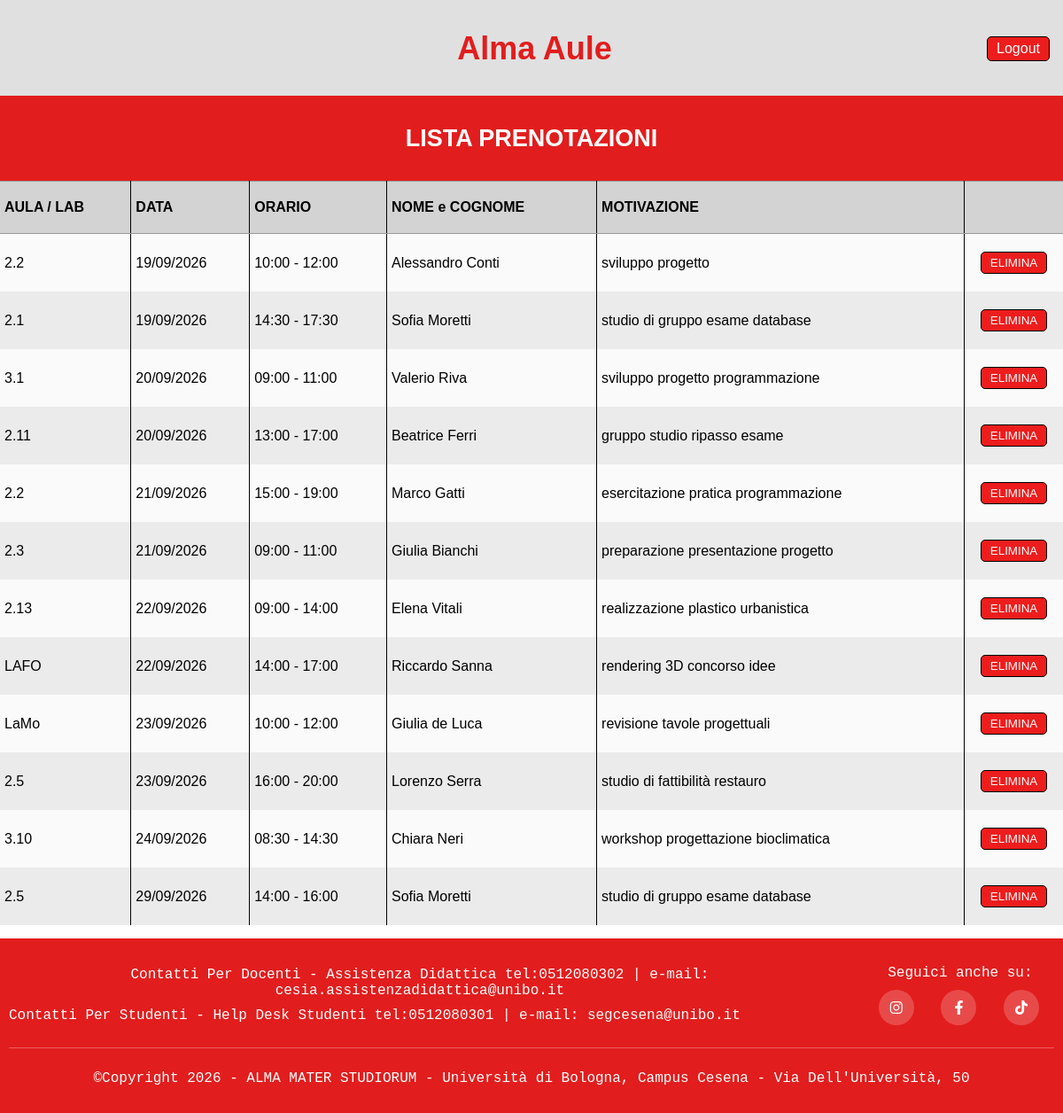
Screenshot of /listaPrenotazioni_admin.php (signed in) with the database file from the repository.
### tables this page shows
create table PRENOTAZIONE (
     codicePre int not null,
     nominativo char(20) not null,
     data date not null,
     oraInizio char(10) not null,
     durata int not null,
     motivazione char(100) not null,
     numeroLab char(5),
     numeroAula char(5),
     constraint ID_PRENOTAZIONE_ID primary key (codicePre));

### listaPrenotazioni_admin.php (called while the page is built, shortened)
<?php
require_once("bootstrap.php");
$templateParams["prenotazioni"] = $dbh->get_prenotazioni_admin();
$templateParams["header"] = "header_pagine.php";
$templateParams["footer"] = "footer.php";
require("template/listaPrenotazioni_admin_base.php");
?>

### db/database.php (called while the page is built, shortened)
<?php
class DatabaseHelper {
    private $db;
    public function __construct($servername, $username, $password, $dbname, $port){
        $this->db = new mysqli($servername, $username, $password, $dbname, $port);
    }
    public function get_prenotazioni_admin(){
        $stmt = $this->db->prepare("SELECT codicePre, nominativo, data, COALESCE(numeroLab, numeroAula) AS num, oraInizio, durata, motivazione
        FROM prenotazione");
        $stmt->execute();
        $result = $stmt->get_result();
        return $result->fetch_all(MYSQLI_ASSOC);
    }
}
?>

### bootstrap.php (called while the page is built, shortened)
<?php
require_once("db/database.php");
$dbh = new DatabaseHelper("127.0.0.1", "root", "", "Alma_aule_DB", 3306);
?>

### template/listaPrenotazioni_admin_base.php (the view, shortened to what this page needs)
<!DOCTYPE html>
<html lang="it">
<head>
    <link rel="stylesheet" type="text/css" href="./css/style.css" />
</head>
<body>
    <div class="red-bar">
        <div class="subtitle">
            <h2>LISTA PRENOTAZIONI</h2>
        </div>
    </div>
    <main>
        <table class="table-prenotazioni-admin">
            <thead>
                <tr>
                    <th id="numero-aula-lab">AULA / LAB</th>
                    <th id="data-prenotazione">DATA</th>
                    <th id="ora-prenotazione">ORARIO</th>
                    <th id="nominativo-prenotazione">NOME e COGNOME</th>
                    <th id="motivazione-prenotazione">MOTIVAZIONE</th>
                    <th id="sezione-elimina"></th>
                </tr>
            </thead>
            <tbody>
                <?php if(empty($templateParams["prenotazioni"])): ?>
                    <tr>
                        <td colspan="6">Nessuna prenotazione in programma.</td>
                    </tr>
                <?php else:
                    foreach($templateParams["prenotazioni"] as $prenotazione):
                    $dataFormattata = date("d/m/Y", strtotime($prenotazione["data"])); ?>
                    <tr>
                        <td headers="numero-aula-lab"><?php echo $prenotazione["num"]; ?></td>
                        <td headers="data-prenotazione"><?php echo $dataFormattata; ?></td>
                        <td headers="ora-prenotazione"><?php $oraInizio = date("H:i", strtotime($prenotazione["oraInizio"])); echo $oraInizio; ?> -
                        <?php $date = new DateTime($prenotazione["oraInizio"]);
                            $date->modify("+{$prenotazione["durata"]} minutes");
                            $oraFine = $date->format('H:i');
                            echo $oraFine;
                        ?></td>
                        <td headers="nominativo-prenotazione"><?php echo $prenotazione["nominativo"] ?></td>
                        <td headers="motivazione-prenotazione"><?php echo $prenotazione["motivazione"] ?></td>
                        <td headers="sezione-elimina">
                            <button id="button-elimina-prenotazione" class="button-elimina-prenotazione" data-id="<?php echo $prenotazione["codicePre"]; ?>">ELIMINA</button>
                        </td>
                    </tr>
                    <?php endforeach;
                endif; ?>
            </tbody>
        </table>
    </main>
</body>

### css/style.css (style rules this page uses)
body { display: flex; flex-direction: column; min-height: 100vh; margin: 0; }
main { flex-grow: 1; }
.logo, .title, .login, .logout-pc, .subtitle, .add-container, .spacer, .back-container, .menu-container { display: flex; align-items: center; }
.title, .subtitle { width: 50%; justify-content: center; font-size: 14px; }
.login a, .logout-pc a, .conferma-login, .button-annulla-prenotazione, .button-elimina-prenotazione { color: #ffffff; text-decoration: none; background-color: #ed1d1d; border-radius: 5px; padding: 4px 10px; font-family: 'Lucida Sans', sans-serif; border: 1px solid #000; }
table { width: 100%; font-family: 'Lucida Sans', sans-serif; border-spacing: 0; border-collapse: collapse; min-width: auto; margin-bottom: 15px; }
.table-prenotazioni-studente td:nth-child(-n+4):not(:last-child), .table-prenotazioni-studente th:nth-child(-n+4):not(:last-child), .table-prenotazioni-admin td:nth-child(-n+6):not(:last-child), .table-prenotazioni-admin th:nth-child(-n+6):not(:last-child), .table-eventi-admin td:nth-child(-n+4):not(:last-child), .table-eventi-admin th:nth-child(-n+4):not(:last-child), .table-cerca td:nth-child(-n+3):not(:last-child), .table-cerca th:nth-child(-n+3):not(:last-child) { border-right: 1px solid #000; }
table tr:nth-child(even) { background-color: #ebebeb; }
table tr:nth-child(odd) { background-color: #fafafa; }
table tr th { background-color: #d3d3d3; color: black; text-align: left; padding: 20px 5px; border-bottom: 1px solid #999; border-top: 1px solid #999; }
table tr td { color: black; text-align: left; padding: 20px 5px; }
.table-prenotazioni-studente tr td:last-child, .table-prenotazioni-admin tr td:last-child { text-align: center; padding: 20px 0; }
.red-bar { background-color: #e21d1d; display: flex; width: 100%; align-items: center; padding: 10px 0; }
.subtitle { color: #ffffff; font-family: 'Lucida Sans', sans-serif; text-align: center; }
@media screen and (min-width: 768px) { .title, .subtitle { font-size: 18px; } }

### rows the page displays
prenotazione: num "2.2", data "19/09/2026", oraInizio "10:00", oraFine "12:00", nominativo "Alessandro Conti", motivazione "sviluppo progetto"
prenotazione: num "2.1", data "19/09/2026", oraInizio "14:30", oraFine "17:30", nominativo "Sofia Moretti", motivazione "studio di gruppo esame database"
prenotazione: num "3.1", data "20/09/2026", oraInizio "09:00", oraFine "11:00", nominativo "Valerio Riva", motivazione "sviluppo progetto programmazione"
prenotazione: num "2.11", data "20/09/2026", oraInizio "13:00", oraFine "17:00", nominativo "Beatrice Ferri", motivazione "gruppo studio ripasso esame"
prenotazione: num "2.2", data "21/09/2026", oraInizio "15:00", oraFine "19:00", nominativo "Marco Gatti", motivazione "esercitazione pratica programmazione"
prenotazione: num "2.3", data "21/09/2026", oraInizio "09:00", oraFine "11:00", nominativo "Giulia Bianchi", motivazione "preparazione presentazione progetto"
prenotazione: num "2.13", data "22/09/2026", oraInizio "09:00", oraFine "14:00", nominativo "Elena Vitali", motivazione "realizzazione plastico urbanistica"
prenotazione: num "LAFO", data "22/09/2026", oraInizio "14:00", oraFine "17:00", nominativo "Riccardo Sanna", motivazione "rendering 3D concorso idee"
prenotazione: num "LaMo", data "23/09/2026", oraInizio "10:00", oraFine "12:00", nominativo "Giulia de Luca", motivazione "revisione tavole progettuali"
prenotazione: num "2.5", data "23/09/2026", oraInizio "16:00", oraFine "20:00", nominativo "Lorenzo Serra", motivazione "studio di fattibilità restauro"
prenotazione: num "3.10", data "24/09/2026", oraInizio "08:30", oraFine "14:30", nominativo "Chiara Neri", motivazione "workshop progettazione bioclimatica"
prenotazione: num "2.5", data "29/09/2026", oraInizio "14:00", oraFine "16:00", nominativo "Sofia Moretti", motivazione "studio di gruppo esame database"
